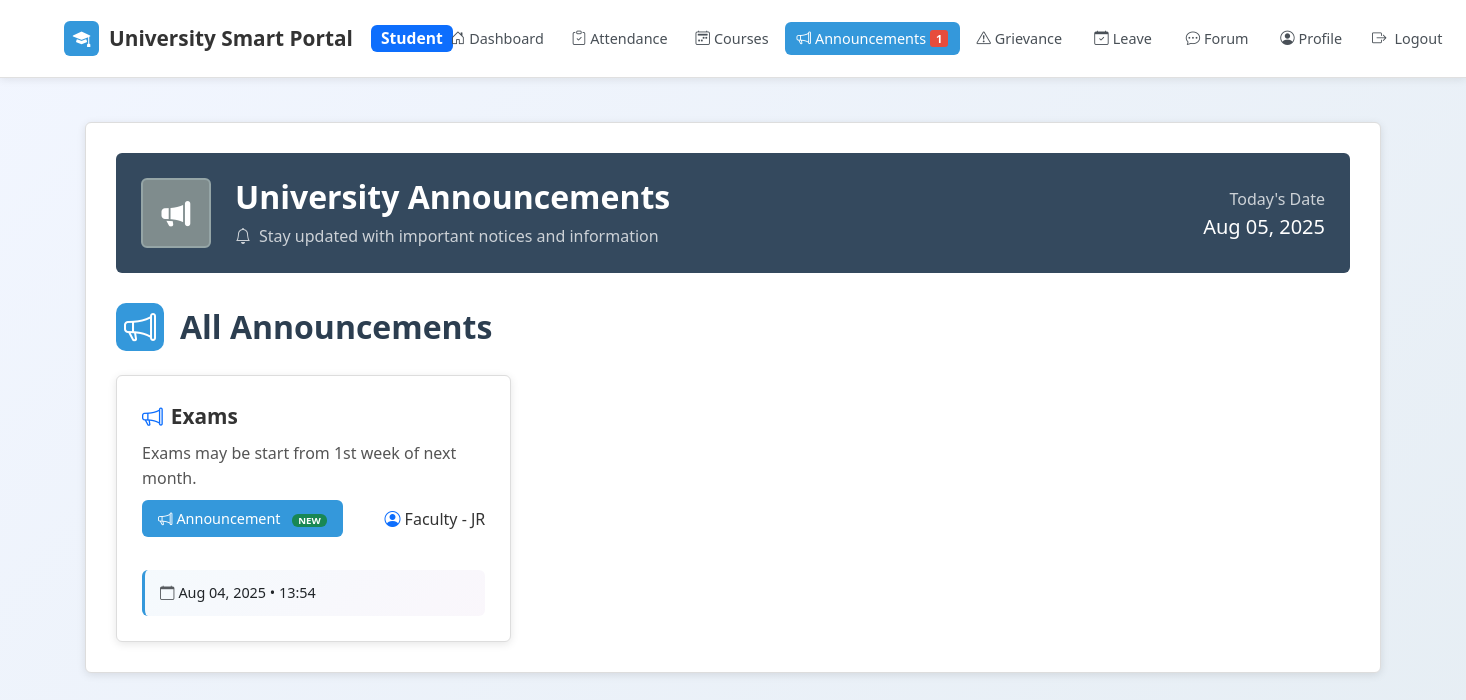
/student_announcements.php (signed in), run on the app's committed database.
### tables this page shows
CREATE TABLE `announcements` (
  `id` int(11) NOT NULL,
  `title` varchar(255) DEFAULT NULL,
  `message` text DEFAULT NULL,
  `posted_by` int(11) DEFAULT NULL,
  `posted_role` varchar(20) DEFAULT NULL,
  `created_at` timestamp NOT NULL DEFAULT current_timestamp()
);

CREATE TABLE `users` (
  `id` int(11) NOT NULL,
  `name` varchar(100) DEFAULT NULL,
  `email` varchar(100) DEFAULT NULL,
  `password` varchar(255) DEFAULT NULL,
  `role` enum('student','faculty','hod') DEFAULT NULL,
  `department` varchar(100) DEFAULT NULL,
  `created_at` timestamp NOT NULL DEFAULT current_timestamp()
);

### student_announcements.php (the view, shortened to what this page needs)
<?php
include 'config.php';
$user_id = $_SESSION['user_id'];
$unread_announcements_query = "
    SELECT COUNT(*) as count
    FROM announcements a
    LEFT JOIN user_announcement_views uav ON a.id = uav.announcement_id AND uav.user_id = $user_id
    WHERE uav.id IS NULL
    AND a.created_at >= DATE_SUB(NOW(), INTERVAL 7 DAY)
";
$unread_announcements = $conn->query($unread_announcements_query)->fetch_assoc()['count'];
$announcements = [];
$q = $conn->query("SELECT a.id, a.title, a.message, a.created_at, u.name, a.posted_role FROM announcements a LEFT JOIN users u ON a.posted_by=u.id ORDER BY a.created_at DESC");
while ($row = $q->fetch_assoc()) {
    $announcements[] = $row;
}
?>
<!DOCTYPE html>
<html>
<head>
    <link href="https://cdn.jsdelivr.net/npm/bootstrap@5.3.3/dist/css/bootstrap.min.css" rel="stylesheet">
    <link rel="stylesheet" href="https://cdn.jsdelivr.net/npm/bootstrap-icons@1.11.3/font/bootstrap-icons.css">
</head>
<body>
    <nav class="navbar navbar-expand-lg navbar-light py-3">
        <div class="container">
            <a class="navbar-brand me-1" href="student_dashboard.php">
                <div class="brand-icon">
                    <i class="bi bi-mortarboard-fill"></i>
                </div>
                University Smart Portal
                <span class="badge bg-primary ms-2">Student</span>
            </a>
            <div class="navbar-nav d-none d-lg-flex flex-fill justify-content-center">
                <a class="nav-link" href="student_dashboard.php">
                    <i class="bi bi-house-door me-1"></i>Dashboard
                </a>
                <a class="nav-link" href="student_attendance.php">
                    <i class="bi bi-clipboard-check me-1"></i>Attendance
                </a>
                <a class="nav-link" href="student_course_planner.php">
                    <i class="bi bi-calendar2-week me-1"></i>Courses
                </a>
                <a class="nav-link active" href="student_announcements.php">
                    <i class="bi bi-megaphone me-1"></i>Announcements
                    <?php if($unread_announcements > 0): ?>
                        <span class="badge bg-danger ms-1"><?= $unread_announcements ?></span>
                    <?php endif; ?>
                </a>
                <a class="nav-link" href="student_grievance.php">
                    <i class="bi bi-exclamation-triangle me-1"></i>Grievance
                </a>
                <a class="nav-link" href="leave_application.php">
                    <i class="bi bi-calendar-check me-1"></i>Leave
                </a>
                <a class="nav-link" href="student_forum.php">
                    <i class="bi bi-chat-dots me-1"></i>Forum
                </a>
                <a class="nav-link" href="student_profile.php">
                    <i class="bi bi-person-circle me-1"></i>Profile
                </a>
                <a href="logout.php" class="nav-link logout-btn">
                    <i class="bi bi-box-arrow-right me-2"></i>Logout
                </a>
            </div>
        </div>
    </nav>
    <div class="container py-4">
        <div class="announcement-card main-container">
            <div class="announcements-header">
                <div class="row align-items-center">
                    <div class="col-auto">
                        <div class="user-avatar">
                            <i class="bi bi-megaphone-fill"></i>
                        </div>
                    </div>
                    <div class="col">
                        <h2 class="mb-2 fw-bold">University Announcements</h2>
                        <p class="mb-0 opacity-75">
                            <i class="bi bi-bell me-2"></i>Stay updated with important notices and information
                        </p>
                    </div>
                    <div class="col-auto d-none d-md-block">
                        <div class="text-end">
                            <p class="mb-1 opacity-75">Today's Date</p>
                            <h5 class="mb-0"><?= date('M d, Y') ?></h5>
                        </div>
                    </div>
                </div>
            </div>
            <?php if (count($announcements) === 0): ?>
                <div class="alert alert-info text-center">
                    <i class="bi bi-info-circle me-2"></i>No announcements posted yet.
                </div>
            <?php else: ?>
                <div class="section-title d-flex align-items-center mb-4" style="gap:16px;">
                    <span style="background:#3498db; color:#fff; border-radius:10px; width:48px; height:48px; display:flex; align-items:center; justify-content:center; font-size:2rem;">
                        <i class="bi bi-megaphone"></i>
                    </span>
                    <span style="font-size:2rem; font-weight:600; color:#2c3e50;">All Announcements</span>
                </div>
                <div class="row g-4">
                    <?php foreach ($announcements as $index => $a):
                        $isNew = (time() - strtotime($a['created_at'])) < (3 * 24 * 60 * 60);
                        $viewed_query = $conn->query("SELECT id FROM user_announcement_views WHERE user_id = $user_id AND announcement_id = {$a['id']}");
                        $isViewed = $viewed_query->num_rows > 0;
                        $showNewBadge = $isNew && !$isViewed;
                    ?>
                    <div class="col-md-6 col-lg-4">
                        <div class="card-glass h-100 d-flex flex-column">
                            <div class="announcement-title mb-2">
                                <i class="bi bi-megaphone text-primary me-2"></i><?= htmlspecialchars($a['title']) ?>
                            </div>
                            <div class="announcement-description mb-2">
                                <?= nl2br(htmlspecialchars($a['message'])) ?>
                            </div>
                            <div class="announcement-meta mb-2">
                                <span class="announcement-badge">
                                    <i class="bi bi-megaphone me-1"></i>Announcement
                                    <?php if($showNewBadge): ?>
                                        <span class="badge bg-success ms-2" style="font-size: 0.6rem; padding: 2px 6px;">NEW</span>
                                    <?php endif; ?>
                                </span>
                                <span class="faculty-text"><i class="bi bi-person-circle text-primary me-1"></i><?= htmlspecialchars(ucfirst($a['posted_role'])) ?><?= $a['name'] ? " - {$a['name']}" : "" ?></span>
                            </div>
                            <div class="announcement-footer mt-auto">
                                <i class="bi bi-calendar text-muted me-1"></i><?= date("M d, Y", strtotime($a['created_at'])) ?> • <?= date("H:i", strtotime($a['created_at'])) ?>
                            </div>
                        </div>
                    </div>
                    <?php endforeach; ?>
                </div>
            <?php endif; ?>
        </div>
    </div>
</body>
</html>

### student_announcements.php (style rules this page uses)
body { background: linear-gradient(-45deg, #dfe9f3, #ffffff, #e2ebf0, #f2f6ff); background-size: 400% 400%; animation: gradientShift 15s ease infinite; min-height: 100vh; font-family: 'Segoe UI', Tahoma, Geneva, Verdana, sans-serif; overflow-y: scroll; }
.announcement-card { background: white; border-radius: 6px; box-shadow: 0 2px 8px rgba(0,0,0,0.1); border: 1px solid #ddd; padding: 30px; margin-top: 20px; transition: all 0.3s ease; }
.announcement-card.main-container { padding: 30px; margin-top: 20px; }
.announcements-header { background: #34495e; color: white; border-radius: 6px; padding: 25px; margin-bottom: 30px; }
.card-glass { background: white; border-radius: 6px; box-shadow: 0 2px 8px rgba(0,0,0,0.1); border: 1px solid #ddd; padding: 25px; margin-bottom: 25px; transition: all 0.3s ease; height: 100%; }
.user-avatar { width: 70px; height: 70px; border-radius: 6px; background: #7f8c8d; display: flex; align-items: center; justify-content: center; font-size: 1.8rem; font-weight: bold; color: white; border: 2px solid #95a5a6; }
.section-title { color: #333; font-weight: 700; margin-bottom: 25px; display: flex; align-items: center; gap: 10px; }
.announcement-title { font-weight: 700; color: #333; margin-bottom: 15px; font-size: 1.3rem; }
.announcement-badge { background: #3498db; color: white; border: none; padding: 8px 16px; border-radius: 6px; font-size: 0.9rem; font-weight: 500; }
.announcement-description { font-size: 1rem; line-height: 1.6; color: #555; margin-bottom: 20px; }
.announcement-footer { background: linear-gradient(135deg, rgba(52, 152, 219, 0.05), rgba(155, 89, 182, 0.05)); padding: 12px 15px; border-radius: 6px; border-left: 3px solid #3498db; margin-top: auto; font-size: 0.9rem; }
.announcement-meta { display: flex; justify-content: space-between; align-items: center; gap: 15px; }
.faculty-text { color: #333; font-weight: 500; }
.navbar { background: white !important; border-bottom: 1px solid #e0e0e0; box-shadow: 0 2px 8px rgba(0,0,0,0.08); position: sticky; top: 0; z-index: 1000; width: 100%; }
nav .container { padding-left: 4 !important; margin-left: 2 !important; max-width: 100% !important; }
.navbar-brand { margin-left: 0 !important; padding-left: 3.25rem !important; font-weight: 600; font-size: 1.3rem; color: #333 !important; display: flex; align-items: center; gap: 10px; text-decoration: none; }
.nav-link { color: #495057 !important; font-weight: 500; border-radius: 6px; padding: 6px 12px !important; margin: 0 2px; transition: all 0.2s ease; display: flex; align-items: center; font-size: 0.9rem; min-width: 90px; justify-content: center; }
.nav-link:hover, .nav-link.active { background: #3498db; color: white !important; }
.navbar-nav { width: 100%; justify-content: center !important; align-items: center; flex-wrap: nowrap !important; padding-left: 0rem !important; margin-left: -20px !important; }
.nav-link .badge { background: #e74c3c !important; color: white !important; border-radius: 3px !important; padding: 3px 6px !important; font-size: 0.7rem !important; font-weight: 600 !important; min-width: 18px !important; text-align: center !important; }
.brand-icon { background: #3498db; color: white; width: 35px; height: 35px; border-radius: 6px; display: flex; align-items: center; justify-content: center; font-size: 1.1rem; }

### data on the page
announcements: title "Exams", message "Exams may be start from 1st week of next month.", shows "NEW", posted_role "Faculty", users.name "JR", created_at "Aug 04, 2025", created_at "13:54"

### other printed values
$unread_announcements "1"
